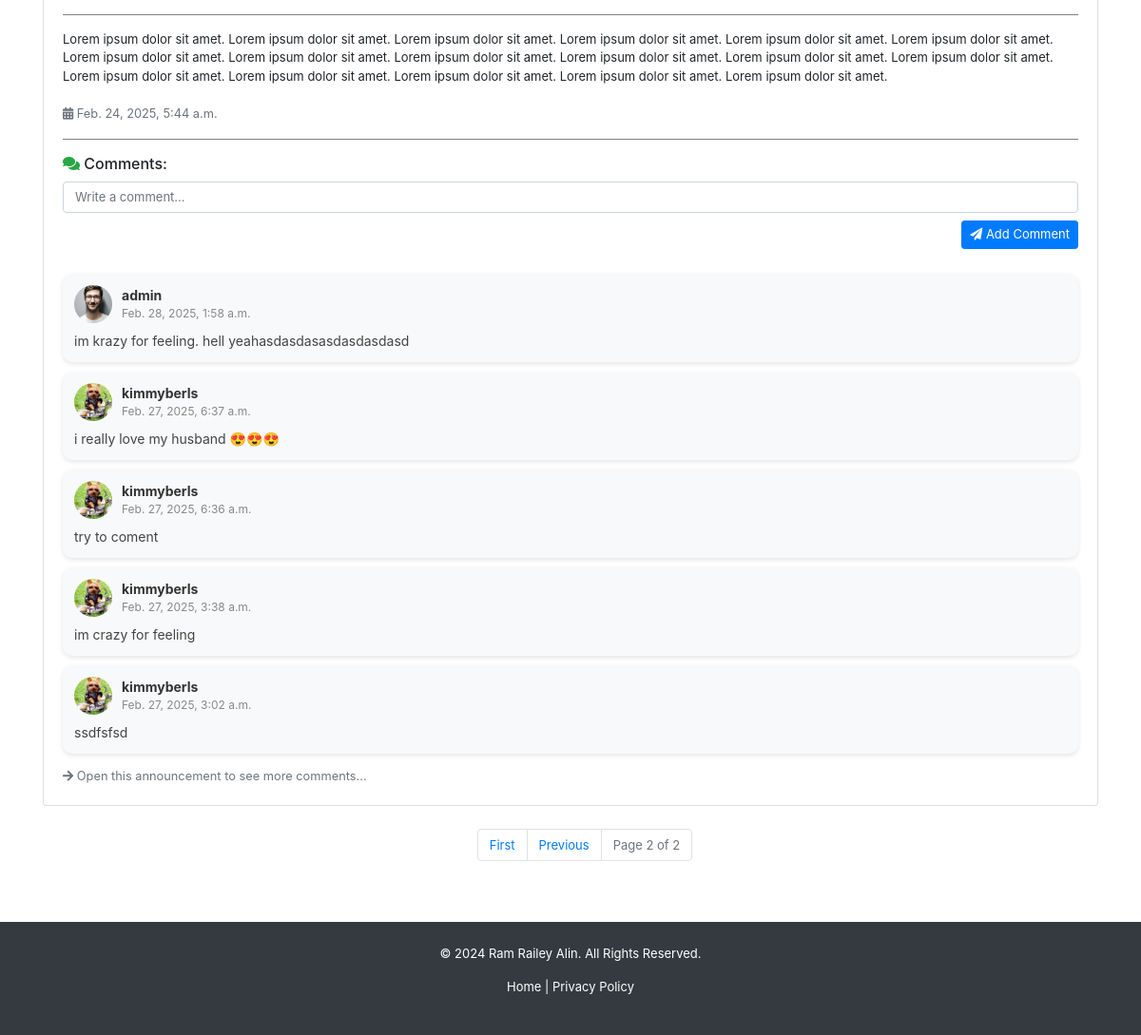
The page /announcements/?page=2 (signed in, lower part) on the database as committed earlier.
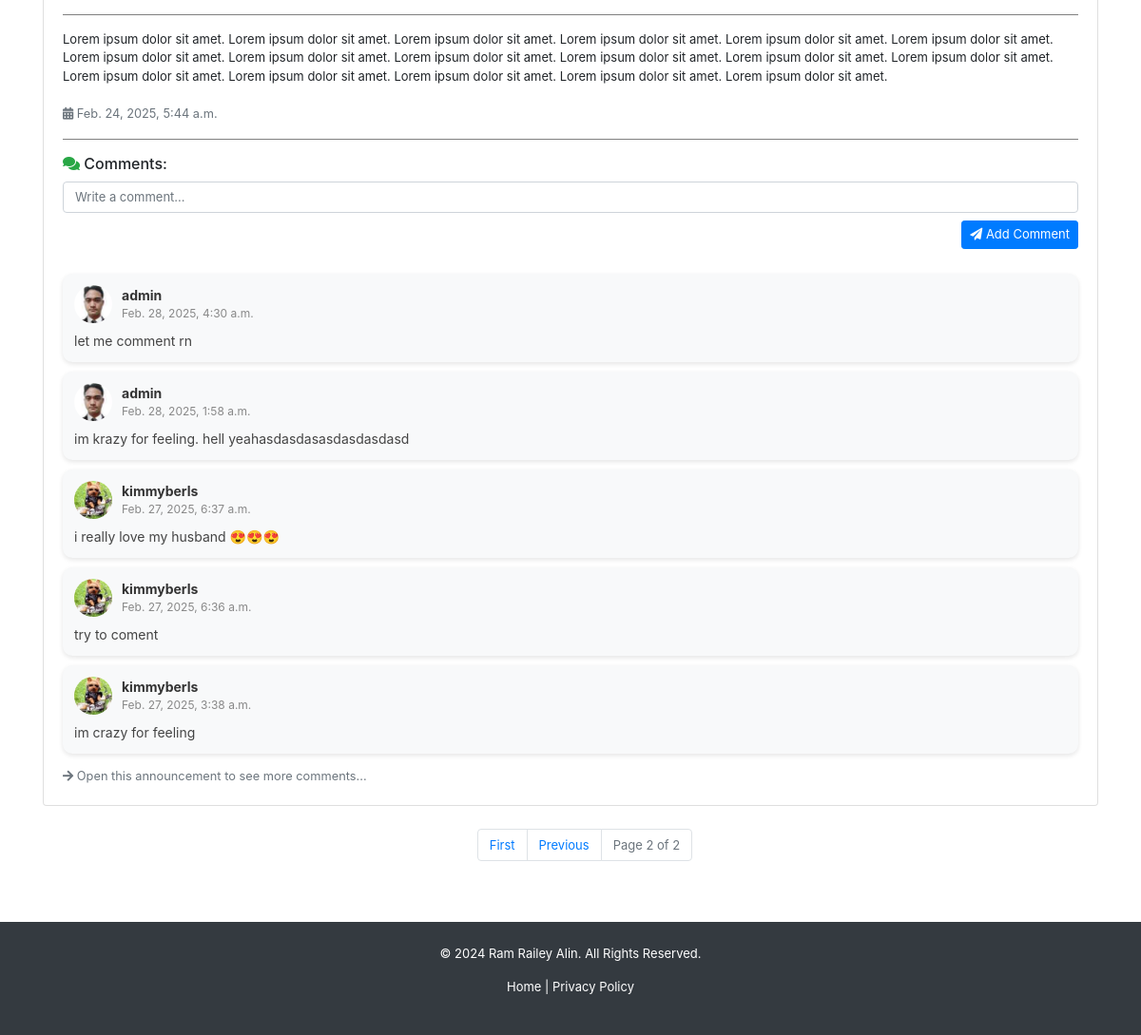
The same page on the database as committed later.
### backend/models.py (models this page shows, shortened)
class Announcement(models.Model):
    title = models.CharField(max_length=255, blank=True, null=True)
    content = models.TextField(blank=True, null=True)
    image = models.ImageField(upload_to="announcements/", default="announcements/announcement.jpg", blank=True, null=True)
    date = models.DateTimeField(auto_now_add=True)
    updated_at = models.DateTimeField(auto_now=True)
    superuser = models.ForeignKey(User, on_delete=models.CASCADE, limit_choices_to={'is_superuser': True})

class AnnouncementComment(models.Model):
    comment = models.TextField(blank=True, null=True)
    date = models.DateTimeField(auto_now_add=True)
    updated_at = models.DateTimeField(auto_now=True)
    announcement = models.ForeignKey(Announcement, on_delete=models.CASCADE)
    user = models.ForeignKey(User, on_delete=models.CASCADE)

class Registration(models.Model):
    idno = models.IntegerField(primary_key=True)
    lastname = models.CharField(max_length=80, null=True, blank=True)
    firstname = models.CharField(max_length=80, null=True, blank=True)
    middlename = models.CharField(max_length=80, null=True, blank=True)
    course = models.CharField(max_length=80, choices=COURSE_CHOICES, null=True, blank=True)
    level = models.IntegerField(null=True, choices=LEVEL_CHOICES, blank=True)
    email = models.EmailField(max_length=80, null=True, blank=True)
    address = models.CharField(max_length=255, null=True, blank=True)
    sessions = models.IntegerField(default=30, null=True, blank=True)
    profilepicture_og = models.ImageField(upload_to="profiles/", default="profiles/default.jpg", blank=True, null=True)
    profilepicture_lg = models.ImageField(upload_to="profiles/", default="profiles/default_lg.jpg", blank=True, null=True)
    profilepicture_md = models.ImageField(upload_to="profiles/", default="profiles/default_md.jpg", blank=True, null=True)
    profilepicture_sm = models.ImageField(upload_to="profiles/", default="profiles/default_sm.jpg", blank=True, null=True)
    profiledescription = models.TextField(blank=True, null=True)
    username = models.OneToOneField(User, on_delete=models.CASCADE)

### backend/views.py (the view)
# urls.py: path('announcements/', views.announcements, name='user-announcements'),
@login_required
def announcements(request):
    if request.user.is_authenticated:
        announcements = Announcement.objects.all().order_by('-updated_at')
        announcementcomments = {}
        for announcement in announcements:
            comment = list(AnnouncementComment.objects.filter(announcement=announcement).order_by('-updated_at')[:5])
            announcementcomments[announcement.id] = comment
        paginator = Paginator(announcements, 3)
        page_number = request.GET.get('page')
        page_obj = paginator.get_page(page_number)
        try:
            register = Registration.objects.get(username=request.user)
        except Registration.DoesNotExist:
            register = request.user
        return render(request, 'backend/pages/announcements.html', context={'announcements': page_obj, 'announcementcomments': announcementcomments, 'register': register} )
    return redirect('/')

### backend/templatetags/custom_filters.py (called while the page is built)
@register.filter
def get_item(dictionary, key):
    return dictionary.get(key, [])

### backend/templates/backend/pages/announcements.html (shortened to what this page needs)
{% extends 'backend/base.html' %}
{% load static %}
{% load custom_filters %}
{% block content %}
<div class="container mt-5">
    {% for announcement in announcements %}
    <div id="announcement-body" class="card mb-4 announcement-card shadow-sm">
        <div class="card-body">
            {% if announcement.image %}
            <hr>
            {% endif %}
            <p>{{ announcement.content }}</p>
            <small class="text-muted">
                <i class="fas fa-calendar-alt"></i> {{ announcement.date }}
            </small>
            <hr>
            <div>
                <h6><i class="fas fa-comments text-success"></i> Comments:</h6>
                <form id="comment-form-{{ announcement.id }}">
                    <div class="form-group">
                        <textarea class="form-control comment-box" rows="1" placeholder="Write a comment..." style="resize: none; overflow-y: hidden;"
                        oninput="this.style.height = ''; this.style.height = this.scrollHeight + 'px'"
                        required></textarea>
                        <button type="button"
                            onclick="PostComment(this.parentElement.parentElement, '{{ announcement.id }}', '{{ csrf_token }}')"
                            class="btn btn-sm btn-primary float-right mt-2">
                            <i class="fas fa-paper-plane"></i> Add Comment
                        </button>
                    </div>
                </form>
                {% with announcement.announcementcomment_set.all as related_comments %}
                {% if related_comments %}
                    {% for comment in announcementcomments|get_item:announcement.id %}
                    <div class="comment-card">
                        <div class="comment-header">
                            <img src="{{ comment.user.registration.profilepicture_sm.url }}" alt="Profile Picture"
                                class="comment-pic">
                            <div class="comment-user-info">
                                <strong>{{ comment.user.username }}</strong>
                                <span class="comment-date">{{ comment.date }}</span>
                            </div>
                        </div>
                        <div class="comment-body">
                            <p>{{ comment.comment }}</p>
                        </div>
                    </div>
                    {% endfor %}
                    <a href="{% url 'user-announcement' announcement.id %}" class="small text-muted">
                        <i class="fas fa-arrow-right"></i> Open this announcement to see more comments...
                    </a>
                {% else %}
                <p class="text-muted"><i class="fas fa-info-circle"></i> No comments yet.</p>
                {% endif %}
                {% endwith %}
            </div>
        </div>
    </div>
    {% empty %}
    <div class="card p-3 shadow-sm">
        <h5 class="text-muted"><i class="fas fa-exclamation-circle"></i> No announcements available.</h5>
    </div>
    {% endfor %}
    <div class="pagination mt-3 d-flex flex-column justify-content-center">
        <nav aria-label="Announcements pagination">
            <ul class="pagination justify-content-center">
                {% if announcements.has_previous %}
                <li class="page-item">
                    <a class="page-link" href="?page=1">First</a>
                </li>
                <li class="page-item">
                    <a class="page-link"
                        href="?page={{ announcements.previous_page_number }}">Previous</a>
                </li>
                {% endif %}
                <li class="page-item disabled">
                    <span class="page-link">Page {{ announcements.number }} of {{ announcements.paginator.num_pages }}</span>
                </li>
            </ul>
        </nav>
    </div>
</div>
{% endblock %}

Rows that differ between the two databases and show on the page:
computed for Announcement: loses AnnouncementComment (user.registration.profilepicture_sm (picture), user.username "kimmyberls", date "Feb. 27, 2025, 3:02 a.m.", comment "ssdfsfsd")
added AnnouncementComment: user.registration.profilepicture_sm (picture), user.username "admin", date "Feb. 28, 2025, 4:30 a.m.", comment "let me comment rn"
changed through a linked row, AnnouncementComment "im krazy for feeling. hell yeahasdasdasasdasdasdasd": user.registration.profilepicture_sm: picture added in place of a placeholder
